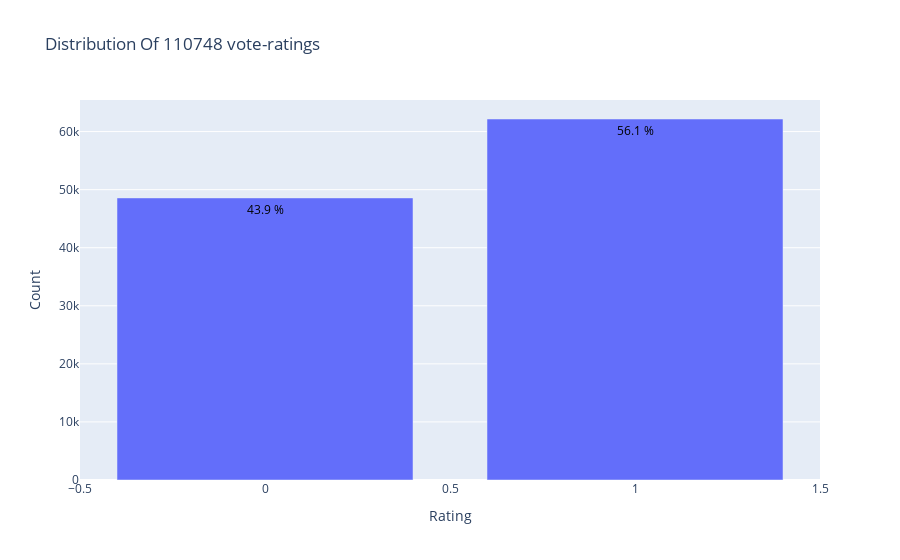

Notebook source saved alongside this figure:
### Code cell
data = df_bool['vote_enc'].value_counts().sort_index(ascending=False)
trace = go.Bar(x = data.index,
               text = ['{:.1f} %'.format(val) for val in (data.values / df_bool.shape[0] * 100)],
               textposition = 'auto',
               textfont = dict(color = '#000000'),
               y = data.values,
               )
# Create layout
layout = dict(title = 'Distribution Of {} vote-ratings'.format(df_bool.shape[0]),
              xaxis = dict(title = 'Rating'),
              yaxis = dict(title = 'Count'))
# Create plot
fig = go.Figure(data=[trace], layout=layout)
iplot(fig)

### Figure 1 — Plotly figure (JSON) as saved in the notebook; plotly's stock layout.template omitted (floating-point values rounded to 4 significant figures)
{"data": [{"text": ["56.1 %", "43.9 %"], "textfont": {"color": "#000000"}, "textposition": "auto", "type": "bar", "x": [1, 0], "y": [62169, 48579]}], "layout": {"title": {"text": "Distribution Of 110748 vote-ratings"}, "xaxis": {"title": {"text": "Rating"}}, "yaxis": {"title": {"text": "Count"}}}}
